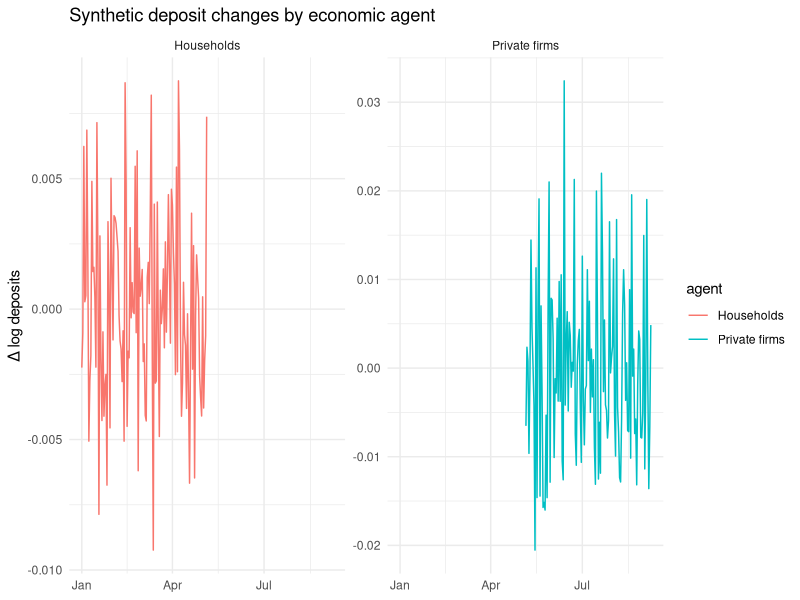

Write R code to recreate this figure.
## ---- chunk 1
library(ggplot2)
library(dplyr)

set.seed(123)

df <- tibble::tibble(
  date = seq.Date(as.Date("2025-01-01"), by = "day", length.out = 250),
  agent = rep(c("Households", "Private firms"), each = 125),
  dlog_deposits = c(rnorm(125, 0, 0.004), rnorm(125, 0, 0.010))
)

ggplot(df, aes(date, dlog_deposits, color = agent)) +
  geom_line() +
  facet_wrap(~ agent, scales = "free_y") +
  labs(
    title = "Synthetic deposit changes by economic agent",
    x = NULL,
    y = "Δ log deposits"
  ) +
  theme_minimal()
